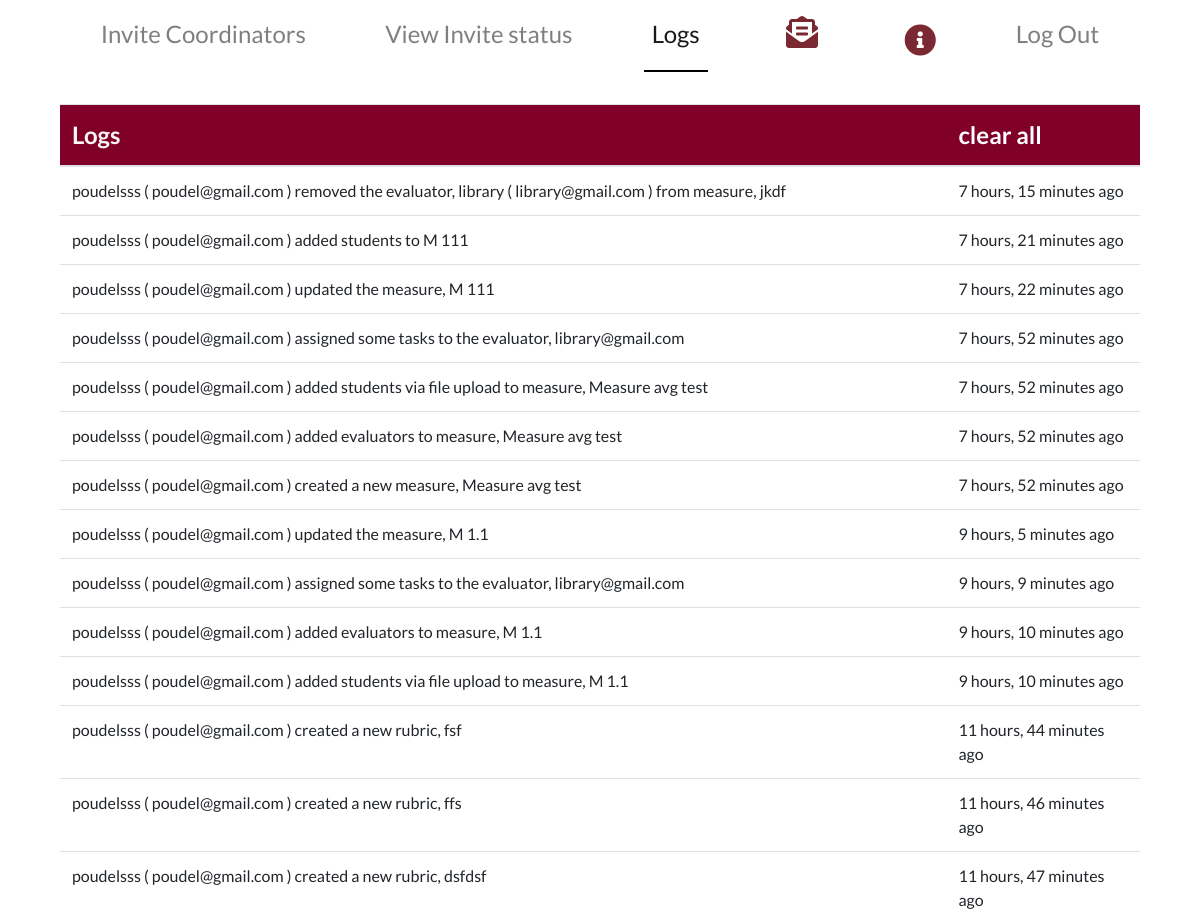
The page /logs (signed in, upper part) on the database as committed earlier.
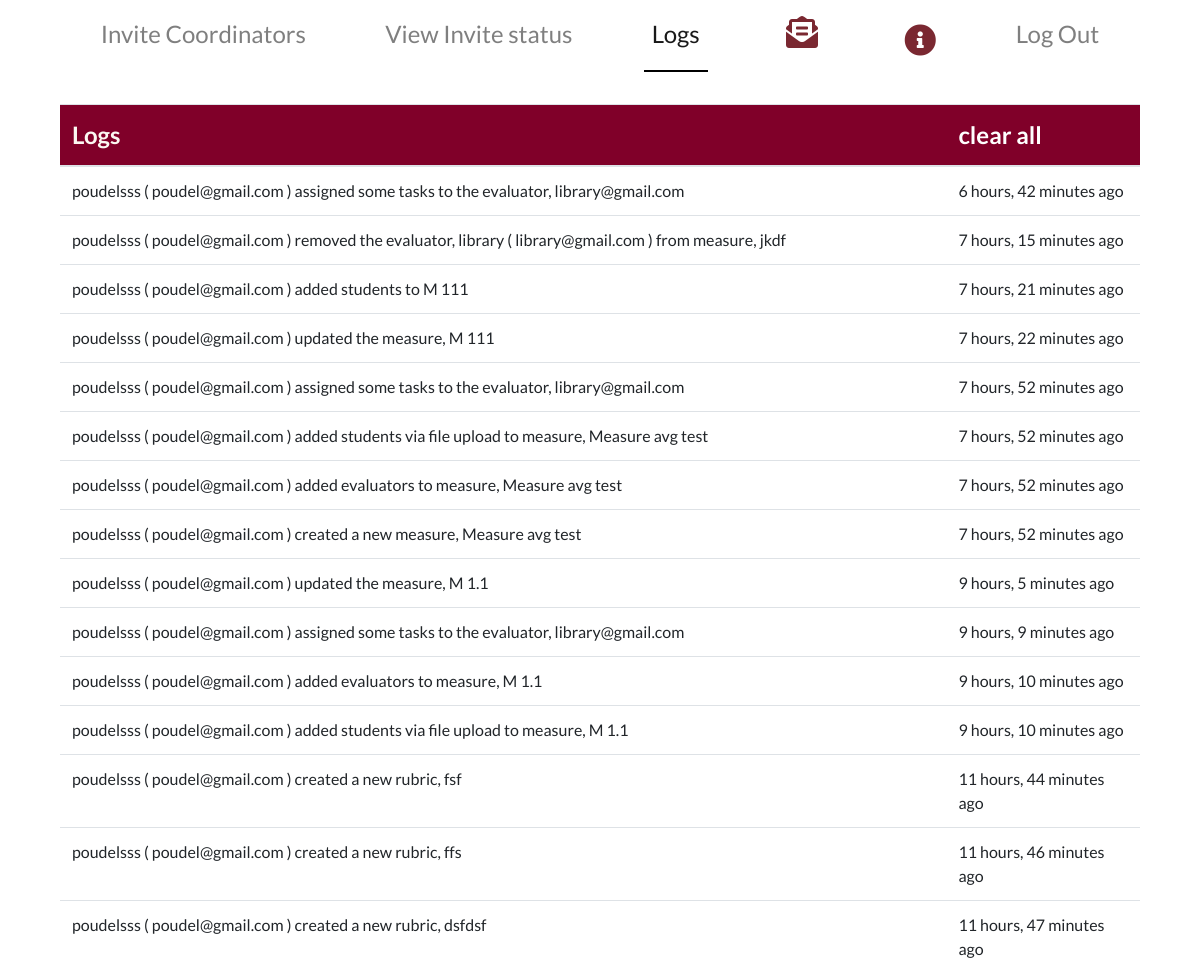
The same page on the database as committed later.
### main/models.py (models this page shows)
class Log(models.Model):
    message = models.CharField(max_length=400)
    created_at = models.DateTimeField()
    read = models.BooleanField(default=False)
    subject = models.CharField(max_length=300, null=True)
    cor = models.CharField(max_length=200, null=True)

### main/views.py (the view)
# urls.py: path('logs', views.logs, name='logs'),
@user_passes_test(super_admin_test)
def logs(request):
    logs = Log.objects.filter(read=False).order_by('-created_at')
    logs_count = logs.count()
    context = {"logs":logs, 'log':'active', 'logs_count':logs_count, 'cordinator':InvitedCo.objects.all()}
    return render(request, 'main/logs.html', context)

### main/views.py (called while the page is built)
def super_admin_test(user):
    return user.is_superuser

### main/templates/main/logs.html (shortened to what this page needs)
{% extends  'main/superadminbase.html' %}
{% load static %}
{% block body_block %}
<div class = "container">
  <div class = "container-fluid">
    <div class = "row">
  <div class = "col-12"  style="overflow-y:scroll; height: 80vh;">
  <table class="table">
    <thead class = "card-header">
      <tr>
        <th scope="col">Logs</th>
        <th scope="col"><a  style="color:white;" href = "{%url 'main:clear_log'%}">clear all</a></th>
      </tr>
    </thead>
    <tbody>
          {%for log in logs%}
      <tr>
        <td>{{log.message}}</td>
        <td> {{log.created_at|timesince}} ago</td>
      </tr>
      {%endfor%}
    </tbody>
  </table>
  </div>
  </div>
</div>
</div>
{%endblock%}

Rows that differ between the two databases and show on the page:
added Log: message "poudelsss ( poudel@gmail.com ) assigned some tasks to the evaluator, library@gmail.com", created_at "6 hours, 42 minutes"
